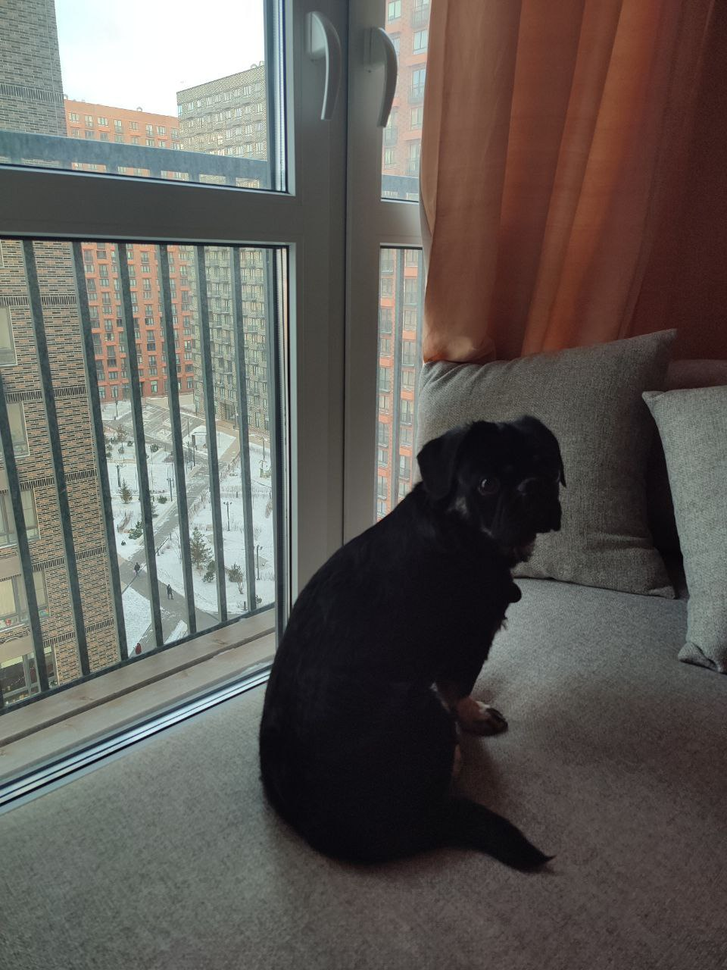
#> input picture Tosha.png, 727 x 970 px, shrunk from 960 x 1280 before the run, given in place of Tosha.jpg, which was not available
$ python 3.py
#> lines starting #> are read from the running program, lines starting #| are printed output that depends on the picture; pictures that were not available may be replaced by others from this repository, and a replacement may not be noted
"""
Ввод изображения
BGR → HSV (перевод в другую цветовую модель)
Увеличить четкость изображения (например, с помощью фильтра увеличения резкости или CLAHE)
Выделить оттенки HSV (определить диапазон цвета в HSV)
In Range получить маску для цвета (cv2.inRange() для выделения объекта по цвету)
Применить маску к оригинальному изображению (битовая операция cv2.bitwise_and)
Различие по Гауссу (применить Гауссово размытие и/или детектор границ, например cv2.GaussianBlur + cv2.Canny)
Вывести/сохранить результат (показать изображения с помощью cv2.imshow или сохранить cv2.imwrite)
"""

import cv2
import numpy as np
def show_img(img):
    cv2.imshow("", img)
    cv2.waitKey(0)
    cv2.destroyAllWindows()

# 1) ввод изображения
img = cv2.imread("Tosha.jpg")
#> img is the input picture: shape (970, 727, 3); mean B, G, R 87.5, 92.1, 96.5
show_img(img)

# 2) перевод в другую цветовую модель
img_hsv = cv2.cvtColor(img, cv2.COLOR_BGR2HSV)
#> img_hsv: shape (970, 727, 3); mean H, S, V 52.1, 49.7, 101.2
show_img(img_hsv)

# 3) увеличить четкость изображения
kernel = np.array([[0, -1, 0], [-1, 5, -1], [0, -1, 0]])

img_sharpened = cv2.filter2D(img_hsv, -1, kernel)
#> img_sharpened: shape (970, 727, 3); mean H, S, V 52.8, 50, 101
show_img(img_sharpened)

# 4) диапазон HSV для зеленого
lower_green = np.array([35, 50, 50])  # светлый зеленый
upper_green = np.array([85, 255, 255])  # темный зеленый

# другие похожие оттенки
lower_other = np.array([25, 30, 30])
upper_other = np.array([35, 255, 255])

# 5) создание маски
mask_green = cv2.inRange(img_sharpened, lower_green, upper_green)
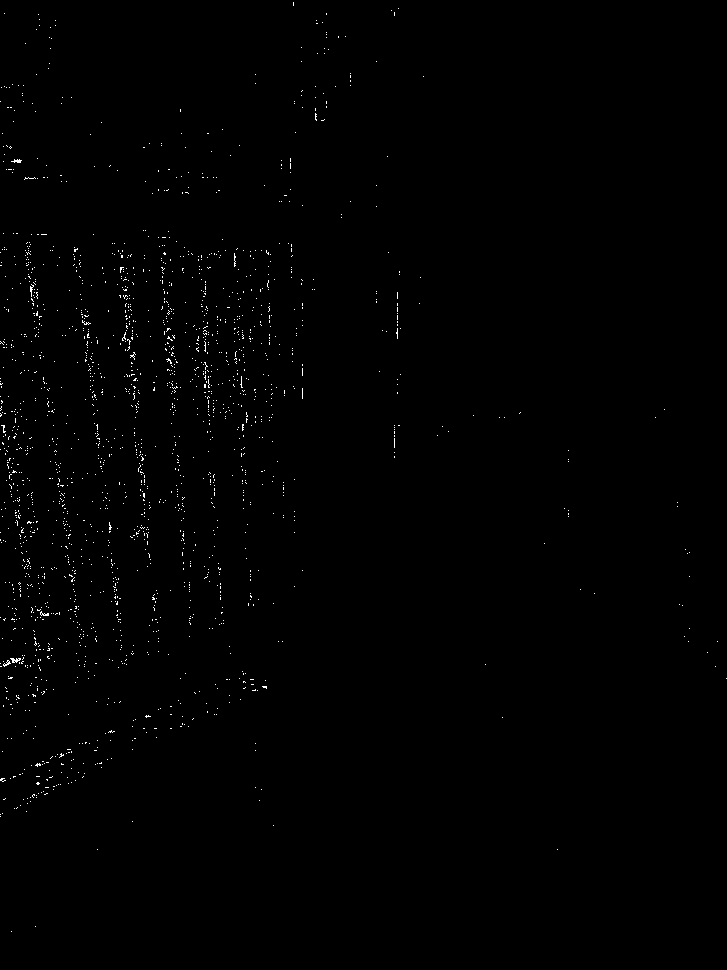
#> mask_green: shape (970, 727); 0.51% white in thin lines or dots
mask_other = cv2.inRange(img_sharpened, lower_other, upper_other)
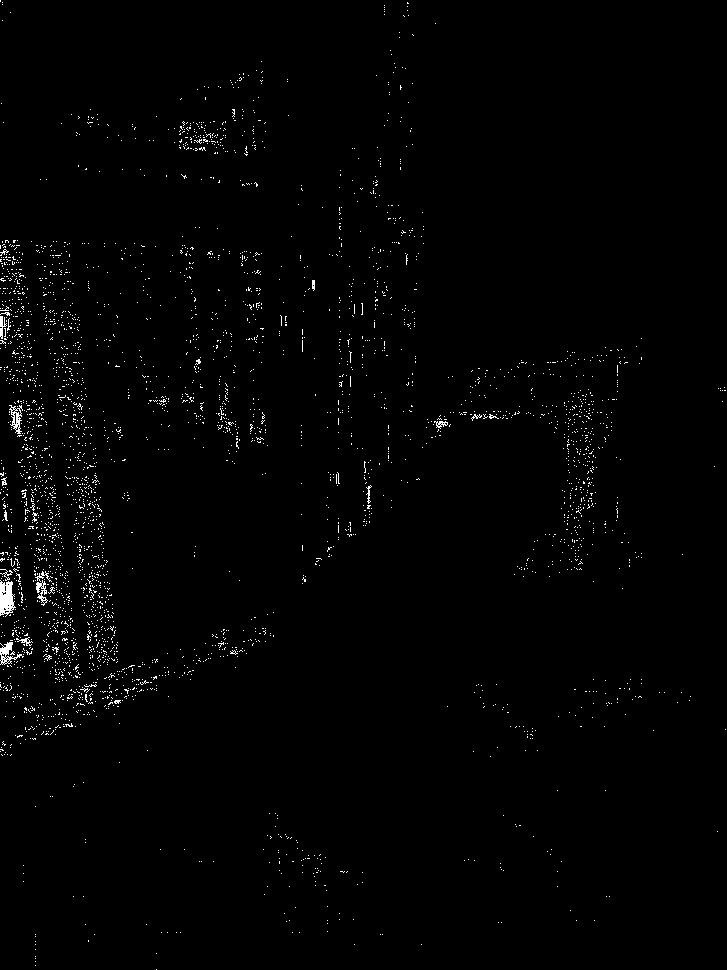
#> mask_other: shape (970, 727); 1.1% white in thin lines or dots
mask = cv2.bitwise_or(mask_green, mask_other)
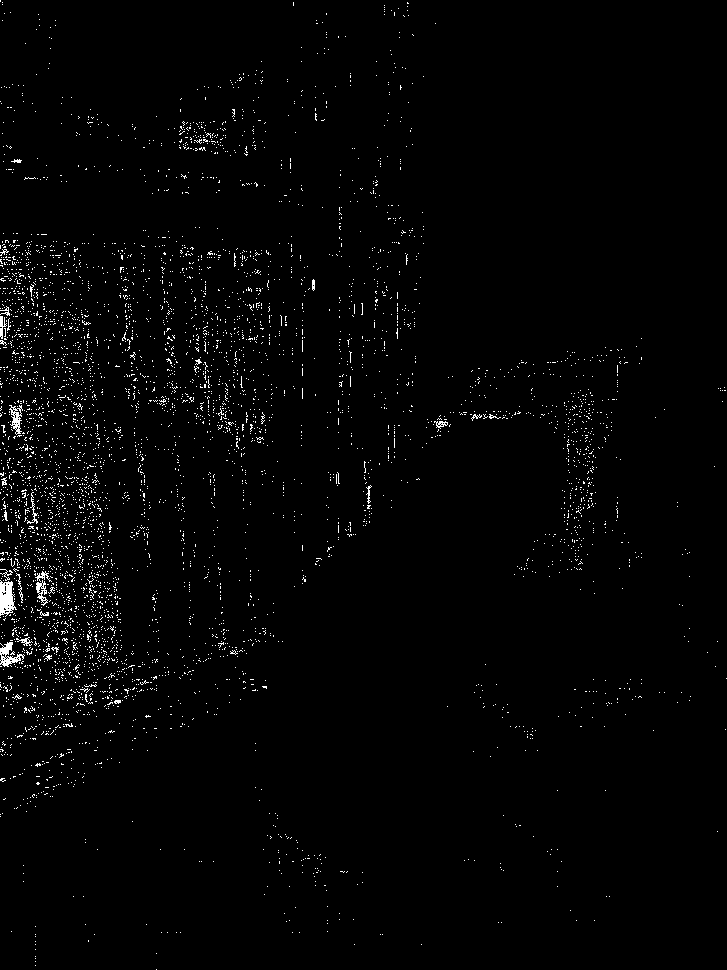
#> mask: shape (970, 727); 1.6% white in thin lines or dots
show_img(mask)
# 6) применение маски
img_bgr_sharpened = cv2.cvtColor(img_sharpened, cv2.COLOR_HSV2BGR)
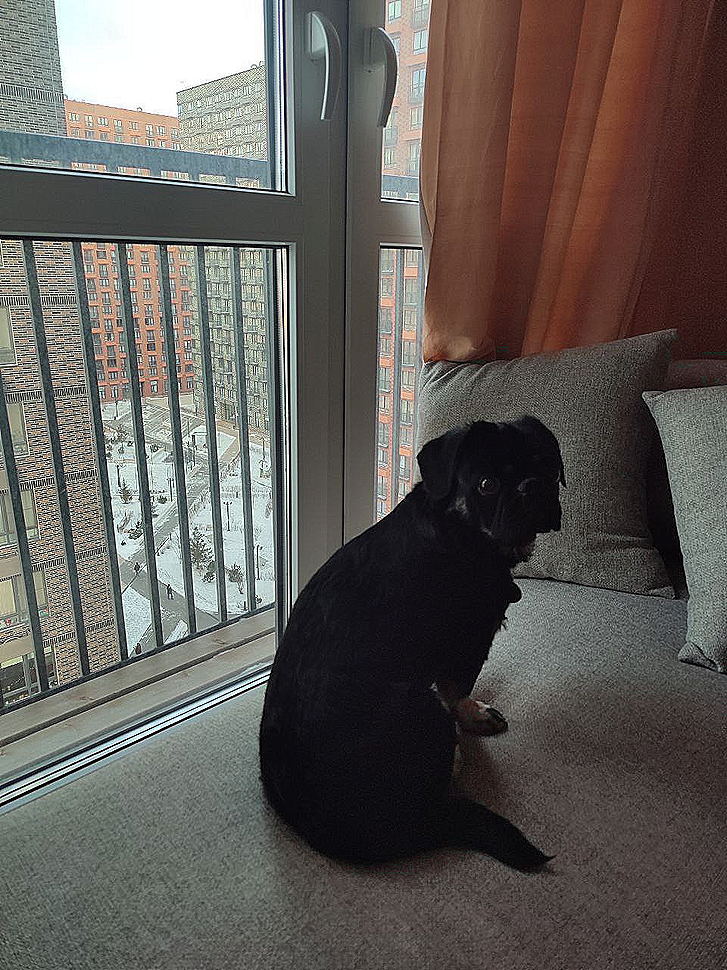
#> img_bgr_sharpened: shape (970, 727, 3); mean B, G, R 87.5, 91.6, 96.7
masked_result = cv2.bitwise_and(img_bgr_sharpened, img_bgr_sharpened, mask=mask)
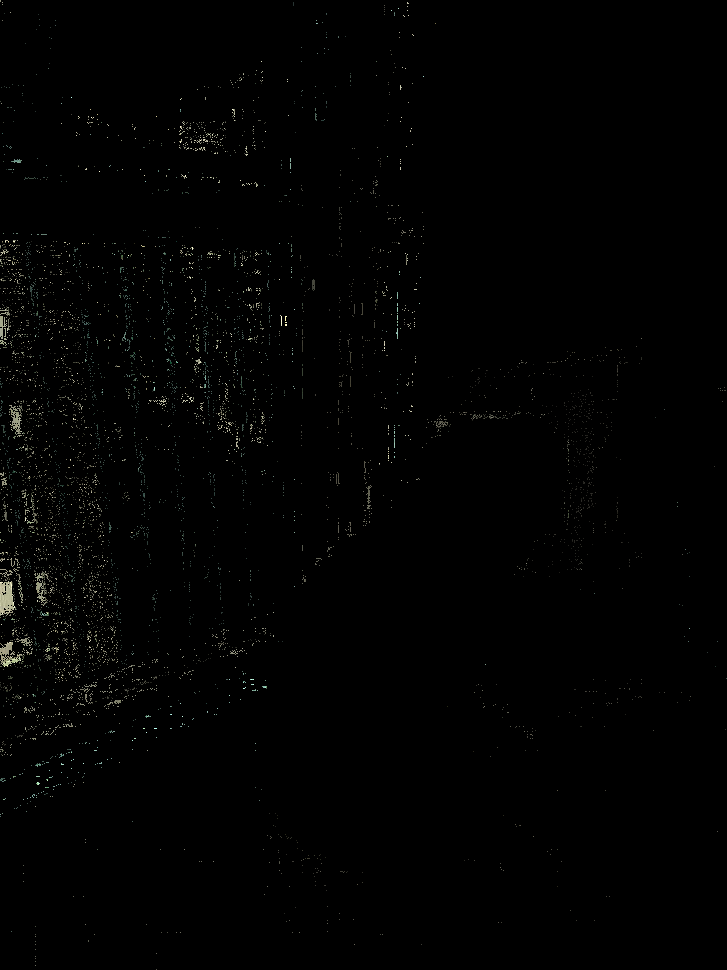
#> masked_result: shape (970, 727, 3); mean B, G, R 1.5, 1.7, 1.6
show_img(masked_result)

# 7) размытие
denoised = cv2.GaussianBlur(masked_result, (5, 5), 0)

# 8) вывод
show_img(denoised)
